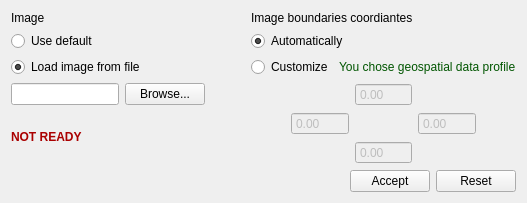
      <widget class="QWidget" name="imageTab">
       <attribute name="title">
        <string>Background image</string>
       </attribute>
       <layout class="QVBoxLayout" name="verticalLayout">
        <item>
         <layout class="QGridLayout" name="imageOptionsLayout">
          <item row="0" column="0">
           <widget class="QLabel" name="imageLabel">
            <property name="sizePolicy">
             <sizepolicy hsizetype="Preferred" vsizetype="Maximum">
              <horstretch>0</horstretch>
              <verstretch>0</verstretch>
             </sizepolicy>
            </property>
            <property name="text">
             <string>Image</string>
            </property>
           </widget>
          </item>
          <item row="1" column="2" colspan="2">
           <widget class="QRadioButton" name="imageAutomaticallyRadioButton">
            <property name="text">
             <string>Automatically</string>
            </property>
            <property name="checked">
             <bool>true</bool>
            </property>
            <attribute name="buttonGroup">
             <string notr="true">BoundariesButtonGroup</string>
            </attribute>
           </widget>
          </item>
          <item row="2" column="0" colspan="2">
           <widget class="QRadioButton" name="imageLoadRadioButton">
            <property name="enabled">
             <bool>true</bool>
            </property>
            <property name="sizePolicy">
             <sizepolicy hsizetype="Minimum" vsizetype="Maximum">
              <horstretch>0</horstretch>
              <verstretch>0</verstretch>
             </sizepolicy>
            </property>
            <property name="text">
             <string>Load image from file</string>
            </property>
            <property name="checked">
             <bool>true</bool>
            </property>
            <attribute name="buttonGroup">
             <string notr="true">imageButtonGroup</string>
            </attribute>
           </widget>
          </item>
          <item row="3" column="0" colspan="2">
           <layout class="QHBoxLayout" name="imageBrowseLayout">
            <item>
             <widget class="QLineEdit" name="imageLineEdit">
              <property name="sizePolicy">
               <sizepolicy hsizetype="Minimum" vsizetype="Fixed">
                <horstretch>60</horstretch>
                <verstretch>0</verstretch>
               </sizepolicy>
              </property>
             </widget>
            </item>
            <item>
             <widget class="QPushButton" name="imageBrowseButton">
              <property name="sizePolicy">
               <sizepolicy hsizetype="Fixed" vsizetype="Fixed">
                <horstretch>60</horstretch>
                <verstretch>0</verstretch>
               </sizepolicy>
              </property>
              <property name="text">
               <string>Browse...</string>
              </property>
             </widget>
            </item>
            <item>
             <spacer name="imageBrowseSpacer">
              <property name="orientation">
               <enum>Qt::Horizontal</enum>
              </property>
              <property name="sizeType">
               <enum>QSizePolicy::Preferred</enum>
              </property>
              <property name="sizeHint" stdset="0">
               <size>
                <width>40</width>
                <height>20</height>
               </size>
              </property>
             </spacer>
            </item>
           </layout>
          </item>
          <item row="0" column="2" colspan="2">
           <widget class="QLabel" name="imageBoundariesLabel">
            <property name="text">
             <string>Image boundaries coordiantes</string>
            </property>
           </widget>
          </item>
          <item row="3" column="2" rowspan="2" colspan="2">
           <layout class="QHBoxLayout" name="imageBordersLayout">
            <item>
             <spacer name="imageBordersLeftSpacer">
              <property name="orientation">
               <enum>Qt::Horizontal</enum>
              </property>
              <property name="sizeType">
               <enum>QSizePolicy::Preferred</enum>
              </property>
              <property name="sizeHint" stdset="0">
               <size>
                <width>40</width>
                <height>20</height>
               </size>
              </property>
             </spacer>
            </item>
            <item>
             <layout class="QGridLayout" name="imageBordersInnerLayout">
              <item row="0" column="1">
               <widget class="QDoubleSpinBox" name="northSpinBox">
                <property name="enabled">
                 <bool>false</bool>
                </property>
                <property name="sizePolicy">
                 <sizepolicy hsizetype="Preferred" vsizetype="Fixed">
                  <horstretch>0</horstretch>
                  <verstretch>0</verstretch>
                 </sizepolicy>
                </property>
                <property name="frame">
                 <bool>true</bool>
                </property>
                <property name="buttonSymbols">
                 <enum>QAbstractSpinBox::NoButtons</enum>
                </property>
                <property name="specialValueText">
                 <string/>
                </property>
               </widget>
              </item>
              <item row="1" column="0">
               <widget class="QDoubleSpinBox" name="westSpinBox">
                <property name="enabled">
                 <bool>false</bool>
                </property>
                <property name="sizePolicy">
                 <sizepolicy hsizetype="Preferred" vsizetype="Fixed">
                  <horstretch>0</horstretch>
                  <verstretch>0</verstretch>
                 </sizepolicy>
                </property>
                <property name="frame">
                 <bool>true</bool>
                </property>
                <property name="buttonSymbols">
                 <enum>QAbstractSpinBox::NoButtons</enum>
                </property>
                <property name="specialValueText">
                 <string/>
                </property>
               </widget>
              </item>
              <item row="1" column="2">
               <widget class="QDoubleSpinBox" name="eastSpinBox">
                <property name="enabled">
                 <bool>false</bool>
                </property>
                <property name="sizePolicy">
                 <sizepolicy hsizetype="Preferred" vsizetype="Fixed">
                  <horstretch>0</horstretch>
                  <verstretch>0</verstretch>
                 </sizepolicy>
                </property>
                <property name="frame">
                 <bool>true</bool>
                </property>
                <property name="buttonSymbols">
                 <enum>QAbstractSpinBox::NoButtons</enum>
                </property>
                <property name="specialValueText">
                 <string/>
                </property>
               </widget>
              </item>
              <item row="2" column="1">
               <widget class="QDoubleSpinBox" name="southSpinBox">
                <property name="enabled">
                 <bool>false</bool>
                </property>
                <property name="sizePolicy">
                 <sizepolicy hsizetype="Preferred" vsizetype="Fixed">
                  <horstretch>0</horstretch>
                  <verstretch>0</verstretch>
                 </sizepolicy>
                </property>
                <property name="frame">
                 <bool>true</bool>
                </property>
                <property name="buttonSymbols">
                 <enum>QAbstractSpinBox::NoButtons</enum>
                </property>
                <property name="specialValueText">
                 <string/>
                </property>
               </widget>
              </item>
             </layout>
            </item>
            <item>
             <spacer name="imageBordersRightSpacer">
              <property name="orientation">
               <enum>Qt::Horizontal</enum>
              </property>
              <property name="sizeType">
               <enum>QSizePolicy::Preferred</enum>
              </property>
              <property name="sizeHint" stdset="0">
               <size>
                <width>40</width>
                <height>20</height>
               </size>
              </property>
             </spacer>
            </item>
           </layout>
          </item>
          <item row="1" column="0">
           <widget class="QRadioButton" name="imageDefaultRadioButton">
            <property name="enabled">
             <bool>true</bool>
            </property>
            <property name="sizePolicy">
             <sizepolicy hsizetype="Minimum" vsizetype="Maximum">
              <horstretch>0</horstretch>
              <verstretch>0</verstretch>
             </sizepolicy>
            </property>
            <property name="text">
             <string>Use default</string>
            </property>
            <attribute name="buttonGroup">
             <string notr="true">imageButtonGroup</string>
            </attribute>
           </widget>
          </item>
          <item row="2" column="2">
           <widget class="QRadioButton" name="imageCustomizeRadioButton">
            <property name="enabled">
             <bool>true</bool>
            </property>
            <property name="text">
             <string>Customize</string>
            </property>
            <attribute name="buttonGroup">
             <string notr="true">BoundariesButtonGroup</string>
            </attribute>
           </widget>
          </item>
          <item row="2" column="3">
           <widget class="QLabel" name="youChoseGeoProfileLabel">
            <property name="enabled">
             <bool>true</bool>
            </property>
            <property name="sizePolicy">
             <sizepolicy hsizetype="Preferred" vsizetype="Preferred">
              <horstretch>0</horstretch>
              <verstretch>0</verstretch>
             </sizepolicy>
            </property>
            <property name="text">
             <string>&lt;html&gt;&lt;head/&gt;&lt;body&gt;&lt;p&gt;&lt;span style=&quot; color:#005500;&quot;&gt;You chose geospatial data profile&lt;/span&gt;&lt;/p&gt;&lt;/body&gt;&lt;/html&gt;</string>
            </property>
            <property name="textFormat">
             <enum>Qt::RichText</enum>
            </property>
           </widget>
          </item>
          <item row="4" column="1">
           <spacer name="imageSpacer">
            <property name="orientation">
             <enum>Qt::Vertical</enum>
            </property>
            <property name="sizeType">
             <enum>QSizePolicy::Preferred</enum>
            </property>
            <property name="sizeHint" stdset="0">
             <size>
              <width>20</width>
              <height>40</height>
             </size>
            </property>
           </spacer>
          </item>
          <item row="4" column="0">
           <widget class="QLabel" name="imageStatusLabel">
            <property name="text">
             <string>&lt;html&gt;&lt;head/&gt;&lt;body&gt;&lt;p&gt;&lt;span style=&quot; font-weight:600; color:#aa0000;&quot;&gt;NOT READY&lt;/span&gt;&lt;/p&gt;&lt;/body&gt;&lt;/html&gt;</string>
            </property>
           </widget>
          </item>
         </layout>
        </item>
        <item>
         <layout class="QHBoxLayout" name="imageAcceptLayout">
          <item>
           <spacer name="imageAcceptSpacer">
            <property name="orientation">
             <enum>Qt::Horizontal</enum>
            </property>
            <property name="sizeHint" stdset="0">
             <size>
              <width>40</width>
              <height>20</height>
             </size>
            </property>
           </spacer>
          </item>
          <item>
           <widget class="QPushButton" name="imageAcceptButton">
            <property name="text">
             <string>Accept</string>
            </property>
           </widget>
          </item>
          <item>
           <widget class="QPushButton" name="imageResetButton">
            <property name="text">
             <string>Reset</string>
            </property>
           </widget>
          </item>
         </layout>
        </item>
       </layout>
      </widget>
